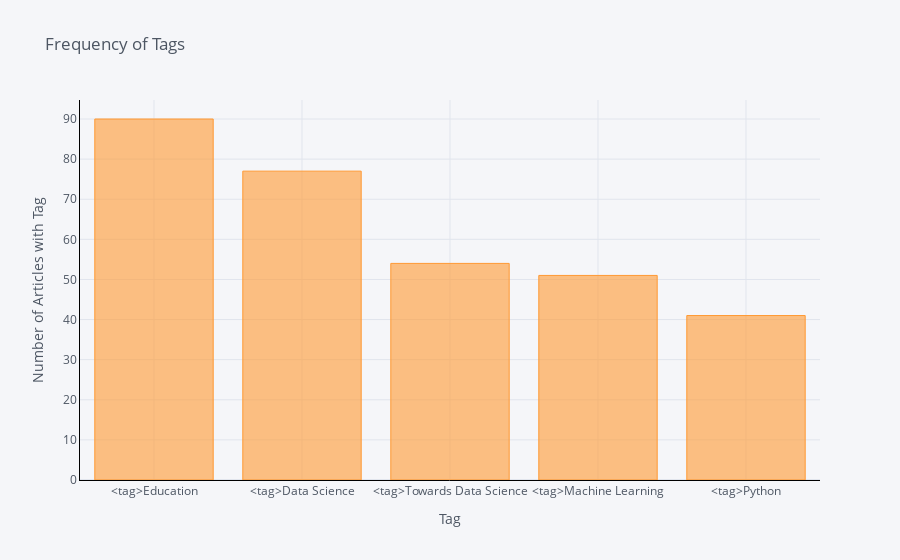

Here is the notebook cell this chart was saved with:
### Code cell
df[[c for c in df if '<tag>' in c]].sum().iplot(
    kind='bar',
    xTitle='Tag',
    yTitle='Number of Articles with Tag',
    title='Frequency of Tags',
    linecolor='black',
    sortbars=True)

### Figure 1 — Plotly figure (JSON) as saved in the notebook; plotly's stock layout.template omitted (floating-point values rounded to 4 significant figures)
{"data": [{"marker": {"color": "rgba(255, 153, 51, 0.6)", "line": {"color": "rgba(255, 153, 51, 1.0)", "width": 1}}, "name": "None", "orientation": "v", "text": "", "type": "bar", "x": ["<tag>Education", "<tag>Data Science", "<tag>Towards Data Science", "<tag>Machine Learning", "<tag>Python"], "y": [90, 77, 54, 51, 41]}], "layout": {"legend": {"bgcolor": "#F5F6F9", "font": {"color": "#4D5663"}}, "paper_bgcolor": "#F5F6F9", "plot_bgcolor": "#F5F6F9", "title": {"font": {"color": "#4D5663"}, "text": "Frequency of Tags"}, "xaxis": {"gridcolor": "#E1E5ED", "linecolor": "black", "showgrid": true, "tickfont": {"color": "#4D5663"}, "title": {"font": {"color": "#4D5663"}, "text": "Tag"}, "zerolinecolor": "#E1E5ED"}, "yaxis": {"gridcolor": "#E1E5ED", "linecolor": "black", "showgrid": true, "tickfont": {"color": "#4D5663"}, "title": {"font": {"color": "#4D5663"}, "text": "Number of Articles with Tag"}, "zerolinecolor": "#E1E5ED"}}}
